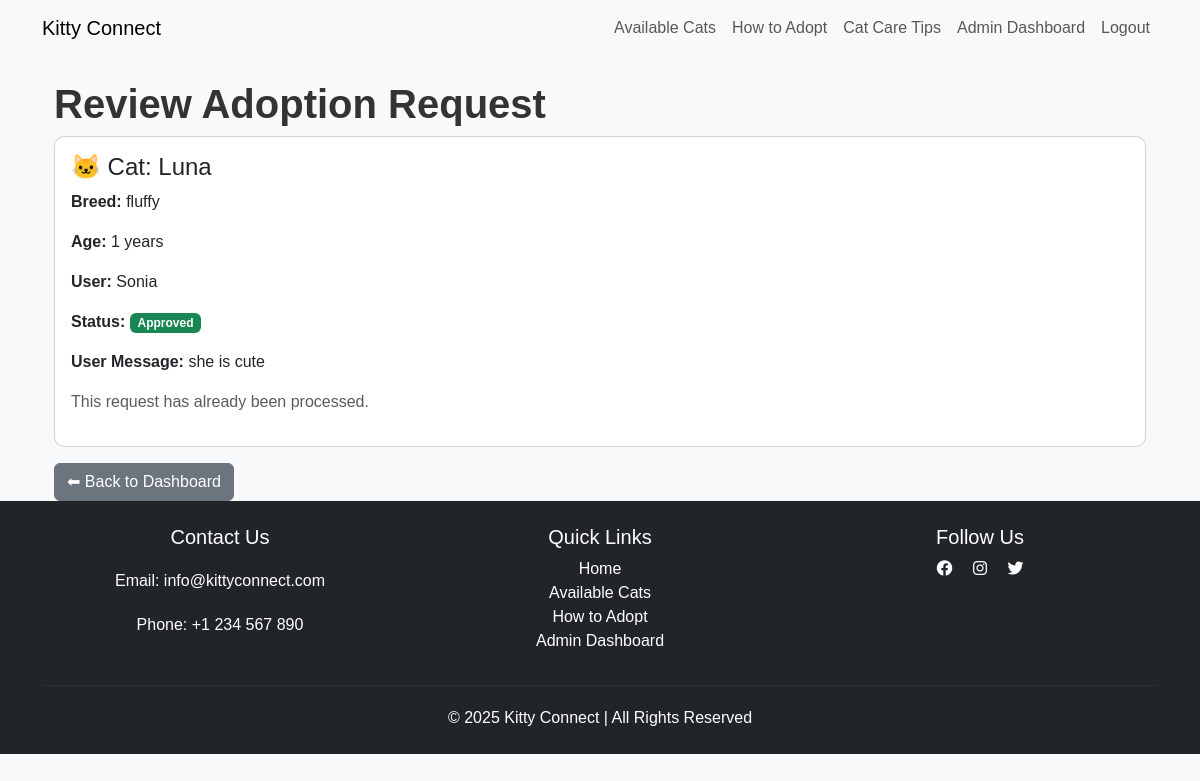
/adoption/review/8/ (signed in), run on the app's committed database.
### adoption/models.py (models this page shows, shortened)
class AdoptionRequest(models.Model):
    STATUS_CHOICES = [
        ('pending', 'Pending'),
        ('approved', 'Approved'),
        ('rejected', 'Rejected'),
    ]
    user = models.ForeignKey(User, on_delete=models.CASCADE)
    cat = models.ForeignKey(Cat, on_delete=models.CASCADE)
    message = models.TextField(blank=True, null=True)  # ✅ Add message field
    status = models.CharField(max_length=10, choices=STATUS_CHOICES, default='pending')
    request_date = models.DateTimeField(auto_now_add=True)

### cat/models.py (models this page shows, shortened)
class Cat(models.Model):
    name = models.CharField(max_length=50)
    age = models.IntegerField()
    breed = models.CharField(max_length=100)
    image = models.ImageField(upload_to='cat_images/', null=True, blank=True)
    description = models.TextField()
    available = models.BooleanField(default=True)

### adoption/views.py (the view, shortened to what this page needs)
# urls.py: path("review/<int:request_id>/", review_adoption_request, name="review_adoption_request"),
@user_passes_test(is_admin)
def review_adoption_request(request, request_id):
    adoption_request = get_object_or_404(AdoptionRequest, id=request_id)
    return render(request, "adoption/review_adoption_request.html", {"adoption_request": adoption_request})

### adoption/views.py (called while the page is built)
def is_admin(user):
    return user.is_superuser

### adoption/templates/adoption/review_adoption_request.html
{% extends 'base.html' %}
{% block content %}
<div class="container mt-4">
    <h2>Review Adoption Request</h2>
    <div class="card p-3">
        <h4>🐱 Cat: {{ adoption_request.cat.name }}</h4>
        <p><strong>Breed:</strong> {{ adoption_request.cat.breed }}</p>
        <p><strong>Age:</strong> {{ adoption_request.cat.age }} years</p>
        <p><strong>User:</strong> {{ adoption_request.user.username }}</p>
        <p><strong>Status:</strong>
            <span class="badge {% if adoption_request.status == 'Approved' %}bg-success{% elif adoption_request.status == 'Rejected' %}bg-danger{% else %}bg-warning{% endif %}">
                {{ adoption_request.status }}
            </span>
        </p>
        <p><strong>User Message:</strong> {{ adoption_request.message }}</p>
        {% if adoption_request.status|lower == "pending" %}
            <form method="post">
                {% csrf_token %}
                <button type="submit" name="action" value="approve" class="btn btn-success">✅ Approve</button>
                <button type="submit" name="action" value="reject" class="btn btn-danger">❌ Reject</button>
            </form>
        {% else %}
            <p class="text-muted">This request has already been processed.</p>
        {% endif %}
    </div>
    <a href="{% url 'admin_dashboard' %}" class="btn btn-secondary mt-3">⬅ Back to Dashboard</a>
</div>
{% endblock %}

### static/css/styles.css (style rules this page uses)
body { font-family: 'Arial', sans-serif; background-color: #f8f9fa; margin: 0; padding: 0; }
h2 { font-size: 2.5rem; font-weight: bold; color: #333; }
.card { border-radius: 10px; overflow: hidden; transition: transform 0.3s ease-in-out; }

### data on the page
AdoptionRequest: cat.name "Luna", cat.breed "fluffy", cat.age "1", user.username "Sonia", status "Approved", message "she is cute"
